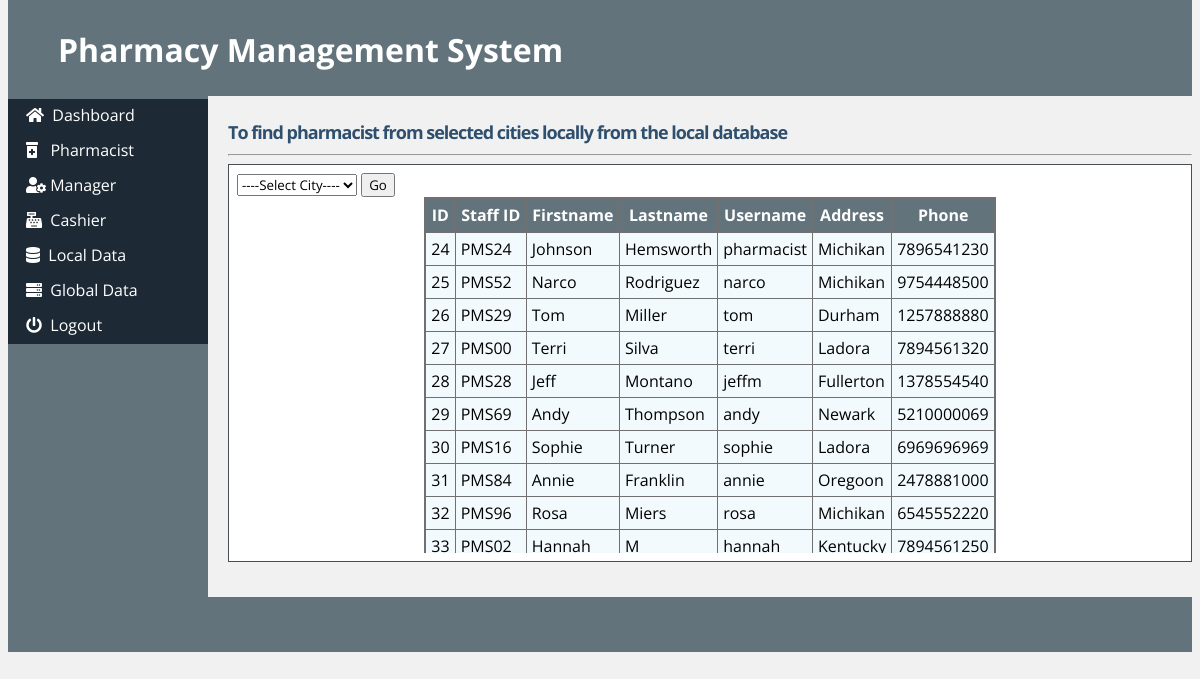
Page /admin_localdata.php (signed in) on the committed database.
### tables this page shows
CREATE TABLE IF NOT EXISTS `pharmacist` (
`pharmacist_id` tinyint(5) NOT NULL,
  `first_name` varchar(15) NOT NULL,
  `last_name` varchar(15) NOT NULL,
  `staff_id` varchar(10) NOT NULL,
  `postal_address` varchar(50) NOT NULL,
  `phone` varchar(12) NOT NULL,
  `email` varchar(50) NOT NULL,
  `username` varchar(10) NOT NULL,
  `password` varchar(10) NOT NULL,
  `date` datetime NOT NULL
);

### admin_localdata.php (the view, shortened to what this page needs)
<!DOCTYPE html>
<html>
<head>
	<link rel="stylesheet" type="text/css" href="style/ms.css">
	<link rel="stylesheet" href="style/s.css" type="text/css" media="screen" />
	<link rel="stylesheet" href="style/ta.css" type="text/css" media="screen" />
	<link rel="stylesheet" href="https://pro.fontawesome.com/releases/v5.10.0/css/all.css" />
</head>
<body>
	<div id="content">
		<div id="header">
			<h1> Pharmacy Management System</h1>
		</div>
		<div id="left_column">
			<div id="button">
				<ul>
					<li><a href="admin.php"><i class="fa fa-home"></i>&nbsp; Dashboard</a></li>
					<li><a href="admin_pharmacist.php"><i class="fa fa-prescription-bottle-alt"></i>&nbsp;&nbsp; Pharmacist</a></li>
					<li><a href="admin_manager.php"><i class="fa fa-user-cog"></i>&nbsp;Manager</a></li>
					<li><a href="admin_cashier.php"><i class="fa fa-cash-register"></i>&nbsp; Cashier</a></li>
					<li><a href="admin_localdata.php"><i class="fa fa-database"></i>&nbsp; Local Data</a></li>
					<li><a href="admin_globaldata.php"><i class="fa fa-server"></i>&nbsp; Global Data</a></li>
					<li><a href="logout.php"><i class="fa fa-power-off"></i>&nbsp; Logout</a></li>
				</ul>
			</div>
		</div>
		<div id="main">
			<div id="tabbed_box" class="tabbed_box">
				<h4>To find pharmacist from selected cities locally from the local database</h4>
				<hr />
				<div class="tabbed_area">
					<div class="scroll">
						<div id="content_1" class="content">
							<form action="#" method="post">
								<select name="City">
									<option value="Select" selected="selected">----Select City----</option>
								</select>
								<input type="submit" name="cityvalue" value="Go" />
							</form>
							<?php echo $message;
							include_once('connect_db.php');
							$result = mysqli_query($con, "SELECT * FROM pharmacist ") or die("Eroror");
							echo "<table border='1' cellpadding='5'align='center'>";
							echo "<tr> <th>ID</th>  <th>Staff ID</th><th>Firstname </th> <th>Lastname </th> <th>Username </th> <th>Address</th> <th>Phone</th></tr>";
							while ($row = mysqli_fetch_array($result)) {
								echo "<tr>";
								echo '<td>' . $row['pharmacist_id'] . '</td>';
								echo '<td>' . $row['staff_id'] . '</td>';
								echo '<td>' . $row['first_name'] . '</td>';
								echo '<td>' . $row['last_name'] . '</td>';
								echo '<td>' . $row['username'] . '</td>';
								echo '<td>' . $row['postal_address'] . '</td>';
								echo '<td>' . $row['phone'] . '</td>';
							?>
							<?php
							}
							echo "</table>";
							?>
						</div>
					</div>
				</div>
			</div>
		</div>
		<div id="footer" align="Center"> </div>
	</div>
</body>
</html>

### style/ms.css (style rules this page uses)
html * { font-family: "Open Sans", sans-serif; }
body { margin-top: 0px; padding-top: 0px; background-color: #f1f1f1; }
#content { margin-left: auto; margin-right: auto; background: #f1f1f1; height: 600px; }
#header { height: 96px; background: #62737b; }
#header h1 { margin: 0px; padding-top: 28px; margin-left: 50px; color: #fff; }
#left_column { clear: all; float: left; width: 200px; height: 501px; background: #62737b; }
#main { clear: all; height: 470px; background: #f1f1f1; }
#button { width: 12.5em; padding: 0 0 1em 0; margin-top: 0.2em; margin-bottom: 1em; font-family: "Trebuchet MS", "Lucida Grande", Verdana, Arial, Sans-serif; color: #333; }
#button ul { list-style: none; margin: 0; padding: 0; border: none; }
#button li { border-bottom: 3px solid #1d2935; margin: 0; list-style: none; list-style-image: none; }
#button li a { display: block; padding: 5px 5px 5px 0.5em; border-left: 10px solid #1d2935; border-right: 10px solid #1d2935; background-color: #1d2935; color: #fff; text-decoration: none; width: 100%; }
html > body #button li a { width: auto; }
#footer { height: 55px; background: #62737b; clear: all; }

### style/s.css (style rules this page uses)
html * { font-family: "Open Sans", sans-serif; }
#tabbed_box { margin: 0px auto 0px 220px; }
.tabbed_box h4 { font-size: 18px; color: #2f4f6f; letter-spacing: -1px; margin-bottom: 10px; }
.tabbed_area { border: 1px solid #494e52; background-color: #fff; padding: 8px; }
.content { background-color: #ffffff; }

### style/ta.css (style rules this page uses)
html * { font-family: "Open Sans", sans-serif; }
table { border-collapse: collapse; }
table, th { border: 2px solid rgb(112, 112, 112); }
th { background-color: #62737b; color: white; }
td { background-color: #f3fafd; }

### admin_localdata.php (style rules this page uses)
#main { height: 477px; }
.scroll { height: 380px; overflow: scroll; }

### rows in the picture
pharmacist: pharmacist_id "24", staff "PMS24", first_name "Johnson", last_name "Hemsworth", username "pharmacist", postal_address "Michikan", phone "7896541230"
pharmacist: pharmacist_id "25", staff "PMS52", first_name "Narco", last_name "Rodriguez", username "narco", postal_address "Michikan", phone "9754448500"
pharmacist: pharmacist_id "26", staff "PMS29", first_name "Tom", last_name "Miller", username "tom", postal_address "Durham", phone "1257888880"
pharmacist: pharmacist_id "27", staff "PMS00", first_name "Terri", last_name "Silva", username "terri", postal_address "Ladora", phone "7894561320"
pharmacist: pharmacist_id "28", staff "PMS28", first_name "Jeff", last_name "Montano", username "jeffm", postal_address "Fullerton", phone "1378554540"
pharmacist: pharmacist_id "29", staff "PMS69", first_name "Andy", last_name "Thompson", username "andy", postal_address "Newark", phone "5210000069"
pharmacist: pharmacist_id "30", staff "PMS16", first_name "Sophie", last_name "Turner", username "sophie", postal_address "Ladora", phone "6969696969"
pharmacist: pharmacist_id "31", staff "PMS84", first_name "Annie", last_name "Franklin", username "annie", postal_address "Oregoon", phone "2478881000"
pharmacist: pharmacist_id "32", staff "PMS96", first_name "Rosa", last_name "Miers", username "rosa", postal_address "Michikan", phone "6545552220"
pharmacist: pharmacist_id "33", staff "PMS02", first_name "Hannah", last_name "M", username "hannah", postal_address "Kentucky", phone "7894561250"
